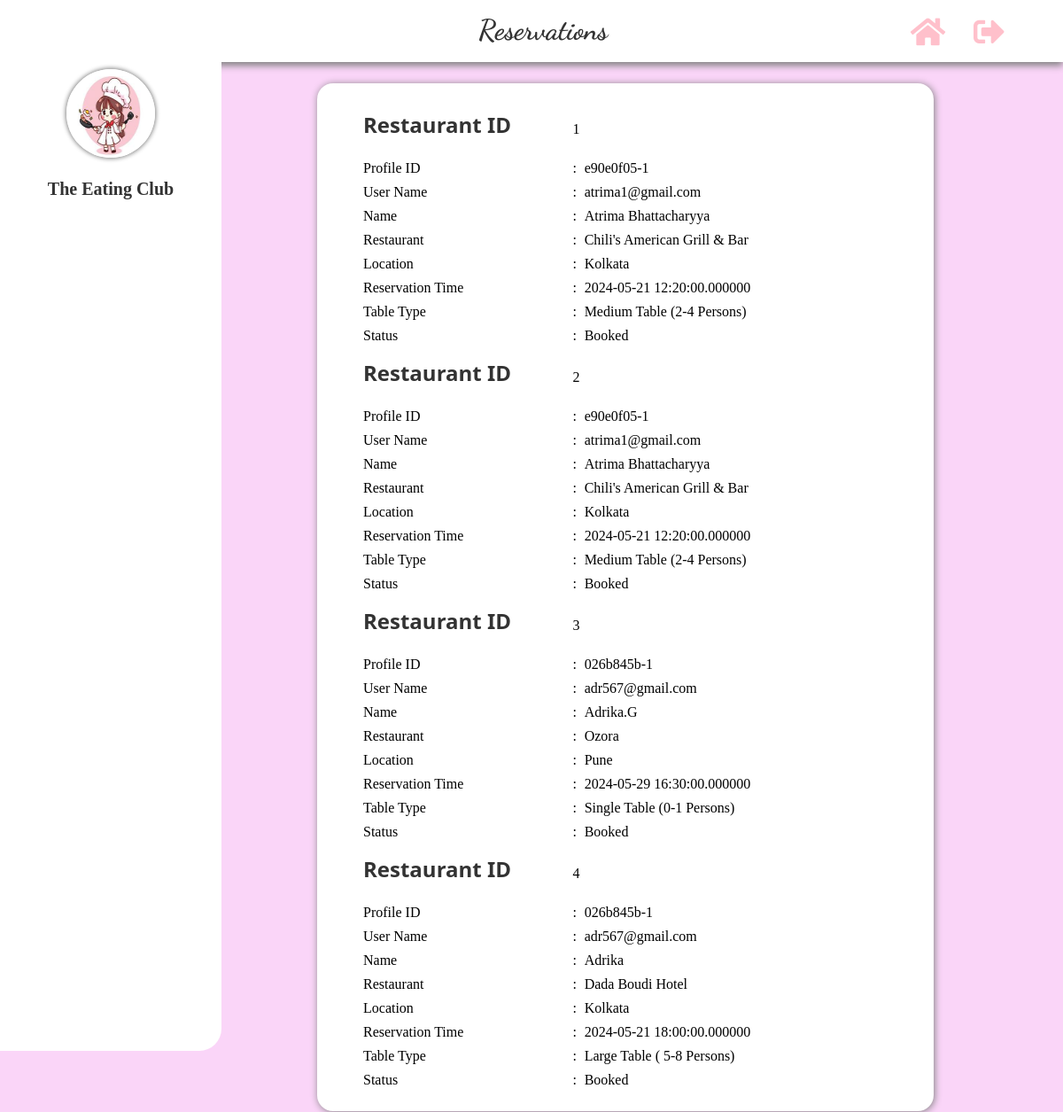
Screenshot of /user.php with the database file from the repository.
### tables this page shows
CREATE TABLE `booktable` (
  `r_id` int(11) NOT NULL,
  `uni_id` varchar(10) NOT NULL,
  `name` varchar(255) NOT NULL,
  `email` varchar(255) NOT NULL,
  `restaurant` varchar(255) NOT NULL,
  `location` varchar(255) NOT NULL,
  `reservationdatetime` datetime(6) NOT NULL,
  `tabletype` varchar(100) NOT NULL,
  `mobnumber` bigint(20) NOT NULL
);

### user.php (the view, shortened to what this page needs)
<!DOCTYPE html>
<html lang="en">
<head>
    <link rel="stylesheet" href="user.css">
    <link rel="stylesheet" href="https://cdnjs.cloudflare.com/ajax/libs/font-awesome/5.12.1/css/all.min.css">
</head>
<body>
    <div class="navbar-top">
        <div class="title">
            <h1>Reservations</h1>
        </div>
        <ul>
        <li><a href="admin.php"><i class="fas fa-home" style="font-size:35px; color:pink;"></i></a></li>
        <li><a href="index.html"><i class="fa fa-sign-out-alt" style="font-size:35px; color:pink;"></i></a></li>
        </ul>
    </div>
    <div class="sidenav">
        <div class="profile">
            <img src="logo.jpg" alt="Profile Logo" width="100" height="100">
            <div class="name">
                The Eating Club
            </div>
        </div>
    </div>
    <div class="main">
        <div class="card">
            <?php
            $conn = new mysqli("localhost", "root", "", "project");
            $sql = "SELECT * FROM booktable";
            $result = $conn->query($sql);
            if ($result->num_rows > 0) {
                while ($row = $result->fetch_assoc()) {
                    echo '<div class="card-body">';
                    echo '<table>';
                    echo '<tbody>';
                    echo '<tr><td><h2>Restaurant ID</td><td>'. htmlspecialchars($row['r_id']) . '</h2></td></tr>';
                    echo '<tr><td>Profile ID</td><td>:</td><td>' . htmlspecialchars($row['uni_id']) . '</td></tr>';
                    echo '<tr><td><p>User Name</td><td>:</td><td>' . htmlspecialchars($row['email']);'</p></td></tr>';
                    echo '<tr><td><p>Name</td><td>:</td><td>' . htmlspecialchars($row['name']);'</p></td></tr>';
                    echo '<tr><td>Restaurant</td><td>:</td><td>' . htmlspecialchars($row['restaurant']) . '</td></tr>';
                    echo '<tr><td>Location</td><td>:</td><td>' . htmlspecialchars($row['location']) . '</td></tr>';
                    echo '<tr><td>Reservation Time</td><td>:</td><td>' . htmlspecialchars($row['reservationdatetime']) . '</td></tr>';
                    echo '<tr><td>Table Type</td><td>:</td><td>' . htmlspecialchars($row['tabletype']) . '</td></tr>';
                    echo '<tr><td>Status</td><td>:</td><td>Booked</td></tr>';
                    echo '</tbody>';
                    echo '</table>';
                    echo '</div>';
                }
            } else {
                echo "<p>No orders found.</p>";
            }
            ?>
        </div>
    </div>
</body>
</html>

### user.css (style rules this page uses)
* { margin: 0; padding: 0px; }
body { background-color: #fad5f8; font-family: 'Times New Roman', Times, serif; }
.navbar-top { background-color: #fff; color: #333; box-shadow: 0px 4px 8px 0px grey; height: 70px; }
.title { font-family: 'Dancing Script', cursive; padding-top: 15px; position: absolute; left: 45%; }
.navbar-top ul { float: right; list-style-type: none; margin: 0; padding: 18px 50px 0 40px; }
.navbar-top ul li { float: left; }
.navbar-top ul li a { color: #333; padding: 14px 16px; text-align: center; text-decoration: none; }
.sidenav { background-color: #fff; color: #333; border-bottom-right-radius: 25px; height: 86%; left: 0; overflow-x: hidden; padding-top: 20px; position: absolute; top: 70px; width: 250px; }
.profile { margin-bottom: 20px; margin-top: -12px; text-align: center; }
.profile img { border-radius: 50%; box-shadow: 0px 0px 5px 1px grey; }
.name { font-size: 20px; font-weight: bold; padding-top: 20px; }
.main { margin-top: 2%; margin-left: 29%; font-size: 28px; padding: 0 10px; width: 58%; }
.main h2 { color: #333; font-family: 'Segoe UI', Tahoma, Geneva, Verdana, sans-serif; font-size: 24px; margin-bottom: 10px; }
.main .card { background-color: #fff; border-radius: 18px; box-shadow: 1px 1px 8px 0 grey; height: auto; margin-bottom: 20px; padding: 20px 0 20px 50px; }
.main .card table { border: none; font-size: 16px; height: 280px; width: 80%; }

### rows the page displays
booktable: r_id "1", uni "e90e0f05-1", email "atrima1@gmail.com", name "Atrima Bhattacharyya", restaurant "Chili's American Grill & Bar", location "Kolkata", reservationdatetime "2024-05-21 12:20:00.000000", tabletype "Medium Table (2-4 Persons)"
booktable: r_id "2", uni "e90e0f05-1", email "atrima1@gmail.com", name "Atrima Bhattacharyya", restaurant "Chili's American Grill & Bar", location "Kolkata", reservationdatetime "2024-05-21 12:20:00.000000", tabletype "Medium Table (2-4 Persons)"
booktable: r_id "3", uni "026b845b-1", email "adr567@gmail.com", name "Adrika.G", restaurant "Ozora", location "Pune", reservationdatetime "2024-05-29 16:30:00.000000", tabletype "Single Table (0-1 Persons)"
booktable: r_id "4", uni "026b845b-1", email "adr567@gmail.com", name "Adrika", restaurant "Dada Boudi Hotel", location "Kolkata", reservationdatetime "2024-05-21 18:00:00.000000", tabletype "Large Table ( 5-8 Persons)"
